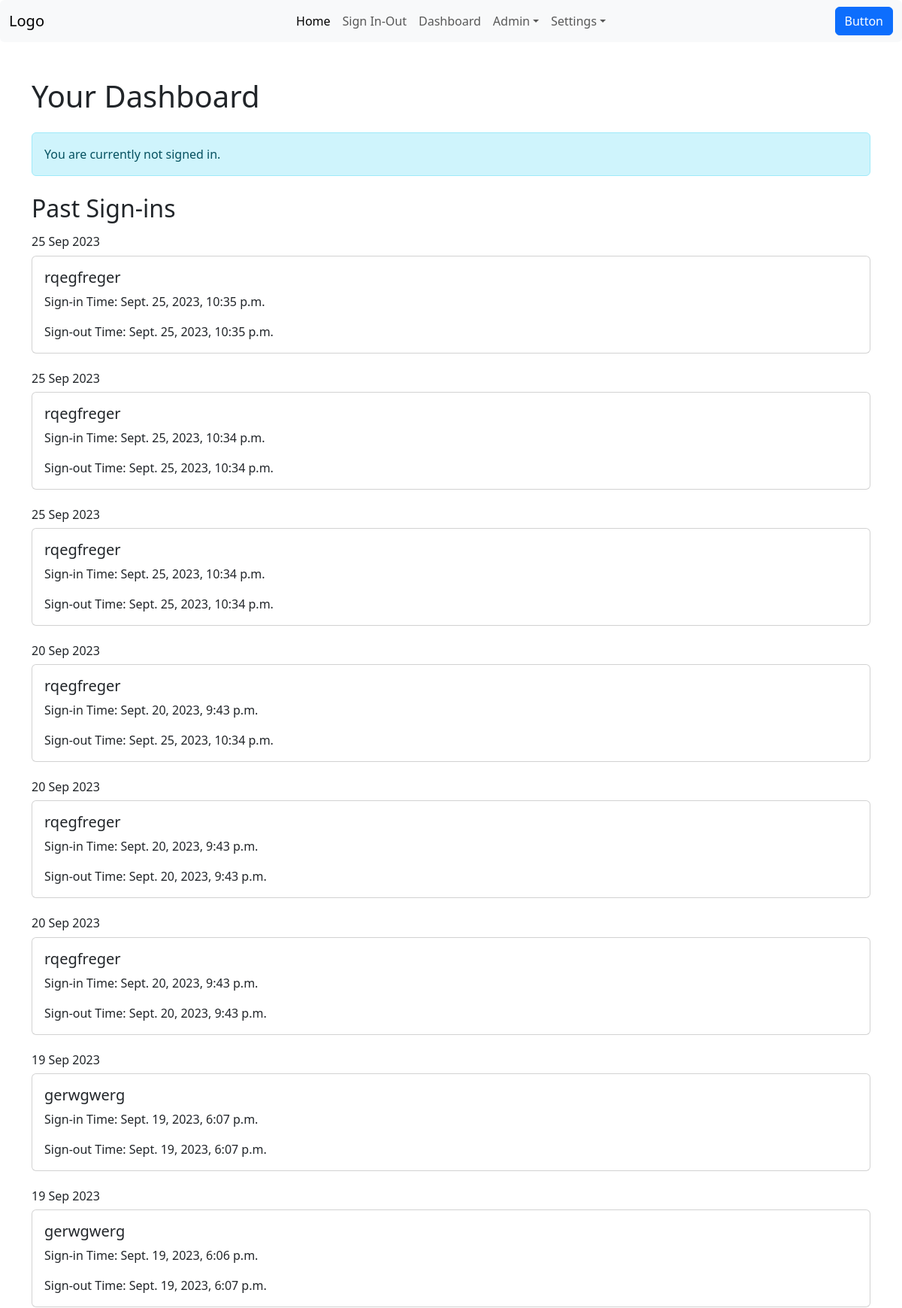
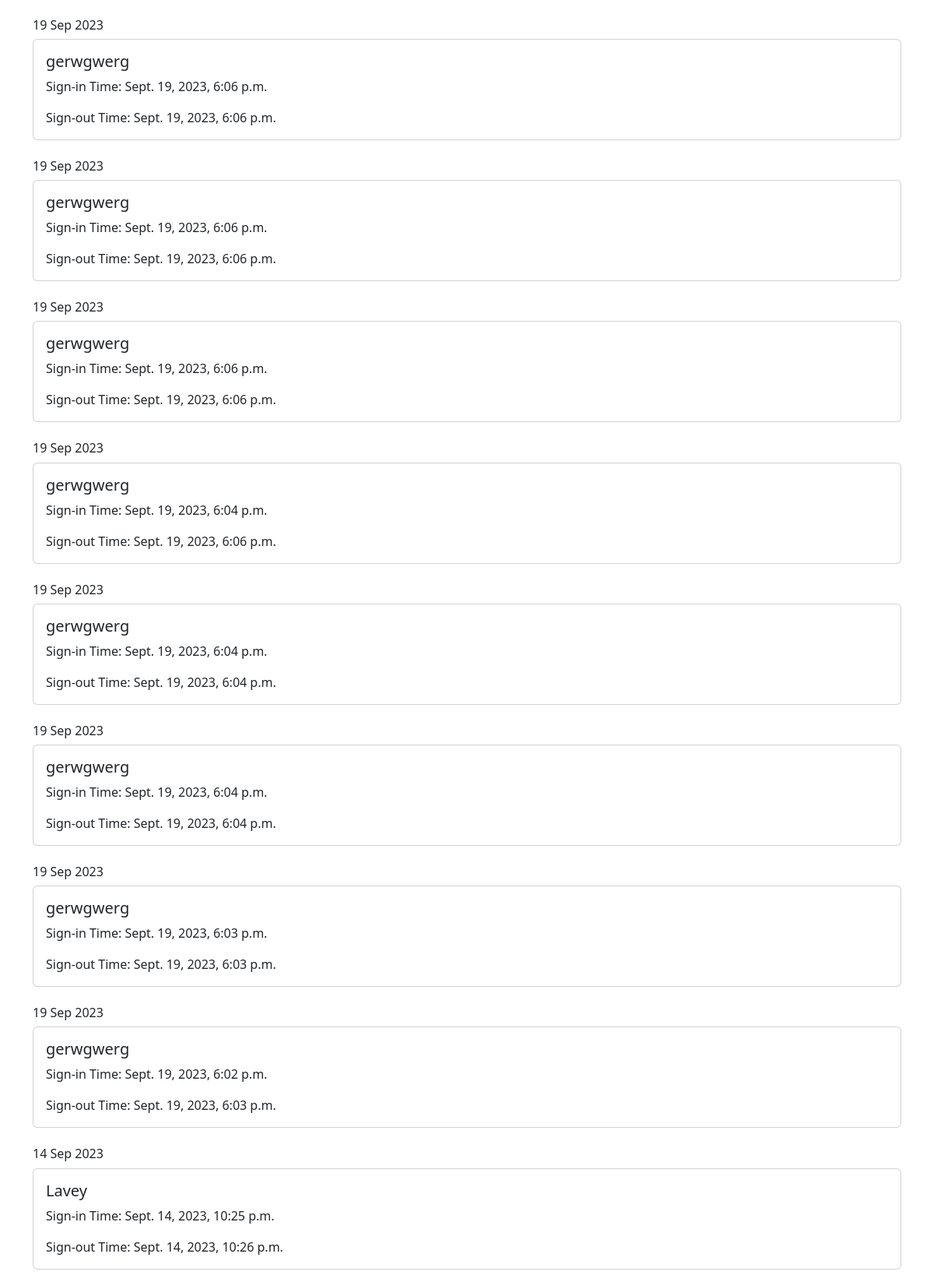
Screenshot of /user_dashboard/ (signed in, upper part) with the database file from the repository (2 pictures, top to bottom).
### register_app/models.py (models this page shows, shortened)
class SignInOutRegister(models.Model):
    user = models.ForeignKey(User, on_delete=models.CASCADE)
    location = models.ForeignKey(Location, on_delete=models.CASCADE)
    sign_in_time = models.DateTimeField()
    sign_out_time = models.DateTimeField(null=True, blank=True)

class Location(models.Model):
    name = models.CharField(max_length=200)
    address = models.TextField()
    description = models.TextField()
    is_active = models.BooleanField(default=True)
    qr_code = models.FileField(upload_to='qr_codes/', null=True, blank=True)

### register_app/views.py (the view)
# urls.py: path('user_dashboard/', register_views.user_dashboard, name='user_dashboard'),
@login_required
def user_dashboard(request):
    current_signin = SignInOutRegister.objects.filter(user=request.user, sign_out_time__isnull=True).first()
    past_signins = SignInOutRegister.objects.filter(user=request.user, sign_out_time__isnull=False).order_by('-sign_in_time')
    context = {
        'current_signin': current_signin,
        'past_signins': past_signins,
    }
    return render(request, 'register_app/user_dashboard.html', context)

### register_app/templates/register_app/user_dashboard.html
{% extends 'base.html' %}
{% block content %}
<div class="container mt-5">
    <h1>Your Dashboard</h1>
    <div class="mt-4">
        {% if current_signin %}
            <h2 class="mb-3">Current Sign-in</h2>
            <div class="card mb-4">
                <div class="card-body">
                    <h5 class="card-title">{{ current_signin.location.name }}</h5>
                    <p class="card-text">Sign-in Time: {{ current_signin.sign_in_time }}</p>
                </div>
            </div>
            <hr>
        {% else %}
            <div class="alert alert-info" role="alert">
                You are currently not signed in.
            </div>
        {% endif %}
    </div>
    <h2 class="mt-4 mb-3">Past Sign-ins</h2>
    <div>
    {% for signin in past_signins %}
        <div class="mb-2">
            <h6>{{ signin.sign_in_time|date:"d M Y" }}</h6>
            <div class="card mb-4">
                <div class="card-body">
                    <h5 class="card-title">{{ signin.location.name }}</h5>
                    <p class="card-text">Sign-in Time: {{ signin.sign_in_time }}</p>
                    <p class="card-text">Sign-out Time: {{ signin.sign_out_time }}</p>
                </div>
            </div>
        </div>
    {% endfor %}
    </div>
</div>
{% endblock %}

### rows the page displays
SignInOutRegister: sign_in_time "25 Sep 2023", location.name "rqegfreger", sign_in_time "Sept. 25, 2023, 10:35 p.m.", sign_out_time "Sept. 25, 2023, 10:35 p.m."
SignInOutRegister: sign_in_time "25 Sep 2023", location.name "rqegfreger", sign_in_time "Sept. 25, 2023, 10:34 p.m.", sign_out_time "Sept. 25, 2023, 10:34 p.m."
SignInOutRegister: sign_in_time "25 Sep 2023", location.name "rqegfreger", sign_in_time "Sept. 25, 2023, 10:34 p.m.", sign_out_time "Sept. 25, 2023, 10:34 p.m."
SignInOutRegister: sign_in_time "20 Sep 2023", location.name "rqegfreger", sign_in_time "Sept. 20, 2023, 9:43 p.m.", sign_out_time "Sept. 25, 2023, 10:34 p.m."
SignInOutRegister: sign_in_time "20 Sep 2023", location.name "rqegfreger", sign_in_time "Sept. 20, 2023, 9:43 p.m.", sign_out_time "Sept. 20, 2023, 9:43 p.m."
SignInOutRegister: sign_in_time "20 Sep 2023", location.name "rqegfreger", sign_in_time "Sept. 20, 2023, 9:43 p.m.", sign_out_time "Sept. 20, 2023, 9:43 p.m."
SignInOutRegister: sign_in_time "19 Sep 2023", location.name "gerwgwerg", sign_in_time "Sept. 19, 2023, 6:07 p.m.", sign_out_time "Sept. 19, 2023, 6:07 p.m."
SignInOutRegister: sign_in_time "19 Sep 2023", location.name "gerwgwerg", sign_in_time "Sept. 19, 2023, 6:06 p.m.", sign_out_time "Sept. 19, 2023, 6:07 p.m."
SignInOutRegister: sign_in_time "19 Sep 2023", location.name "gerwgwerg", sign_in_time "Sept. 19, 2023, 6:06 p.m.", sign_out_time "Sept. 19, 2023, 6:06 p.m."
SignInOutRegister: sign_in_time "19 Sep 2023", location.name "gerwgwerg", sign_in_time "Sept. 19, 2023, 6:06 p.m.", sign_out_time "Sept. 19, 2023, 6:06 p.m."
SignInOutRegister: sign_in_time "19 Sep 2023", location.name "gerwgwerg", sign_in_time "Sept. 19, 2023, 6:06 p.m.", sign_out_time "Sept. 19, 2023, 6:06 p.m."
SignInOutRegister: sign_in_time "19 Sep 2023", location.name "gerwgwerg", sign_in_time "Sept. 19, 2023, 6:04 p.m.", sign_out_time "Sept. 19, 2023, 6:06 p.m."
SignInOutRegister: sign_in_time "19 Sep 2023", location.name "gerwgwerg", sign_in_time "Sept. 19, 2023, 6:04 p.m.", sign_out_time "Sept. 19, 2023, 6:04 p.m."
SignInOutRegister: sign_in_time "19 Sep 2023", location.name "gerwgwerg", sign_in_time "Sept. 19, 2023, 6:04 p.m.", sign_out_time "Sept. 19, 2023, 6:04 p.m."
SignInOutRegister: sign_in_time "19 Sep 2023", location.name "gerwgwerg", sign_in_time "Sept. 19, 2023, 6:03 p.m.", sign_out_time "Sept. 19, 2023, 6:03 p.m."
SignInOutRegister: sign_in_time "19 Sep 2023", location.name "gerwgwerg", sign_in_time "Sept. 19, 2023, 6:02 p.m.", sign_out_time "Sept. 19, 2023, 6:03 p.m."
SignInOutRegister: sign_in_time "14 Sep 2023", location.name "Lavey", sign_in_time "Sept. 14, 2023, 10:25 p.m.", sign_out_time "Sept. 14, 2023, 10:26 p.m."
